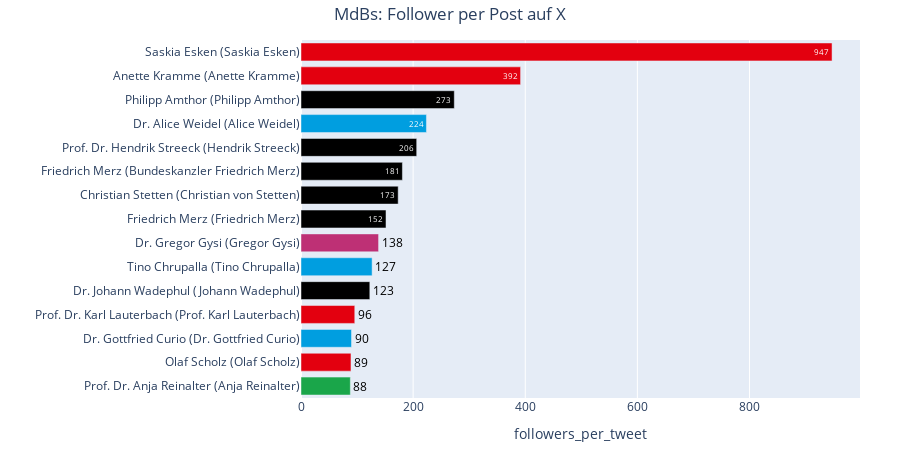

Write notebook code for a chart like this one.
### Code cell
plot_party_hbar(
    df_profiles, 
    'name', 
    'followers_per_tweet', 
    top_n=15, 
    title=f'MdBs: Follower per Post auf X'
)

### Figure 1 — Plotly figure (JSON) as saved in the notebook; plotly's stock layout.template omitted (floating-point values rounded to 4 significant figures)
{"data": [{"cliponaxis": false, "customdata": [["SPD", "Saskia Esken", "Saskia Esken"], ["SPD", "Anette Kramme", "Anette Kramme"], ["CDU/CSU", "Philipp Amthor", "Philipp Amthor"], ["AFD", "Alice Weidel", "Dr. Alice Weidel"], ["CDU/CSU", "Hendrik Streeck", "Prof. Dr. Hendrik Streeck"], ["CDU/CSU", "Bundeskanzler Friedrich Merz", "Friedrich Merz"], ["CDU/CSU", "Christian von Stetten", "Christian Stetten"], ["CDU/CSU", "Friedrich Merz", "Friedrich Merz"], ["DIE LINKE.", "Gregor Gysi", "Dr. Gregor Gysi"], ["AFD", "Tino Chrupalla", "Tino Chrupalla"], ["CDU/CSU", "Johann Wadephul", "Dr. Johann Wadephul"], ["SPD", "Prof. Karl Lauterbach", "Prof. Dr. Karl Lauterbach"], ["AFD", "Dr. Gottfried Curio", "Dr. Gottfried Curio"], ["SPD", "Olaf Scholz", "Olaf Scholz"], ["BÜNDNIS 90/DIE GRÜNEN", "Anja Reinalter", "Prof. Dr. Anja Reinalter"]], "hovertemplate": "Name: %{customdata[2]} (%{customdata[1]})<br>followers_per_tweet: %{x:,.0f}<br>partei_kurz: %{customdata[0]}<extra></extra>", "insidetextanchor": "end", "marker": {"color": ["#E3000F", "#E3000F", "#000000", "#009EE0", "#000000", "#000000", "#000000", "#000000", "#BE3075", "#009EE0", "#000000", "#E3000F", "#009EE0", "#E3000F", "#1AA64A"]}, "orientation": "h", "text": ["947", "392", "273", "224", "206", "181", "173", "152", "138", "127", "123", "96", "90", "89", "88"], "textfont": {"color": ["#FFFFFF", "#FFFFFF", "#FFFFFF", "#FFFFFF", "#FFFFFF", "#FFFFFF", "#FFFFFF", "#FFFFFF", "#000000", "#000000", "#000000", "#000000", "#000000", "#000000", "#000000"]}, "textposition": ["inside", "inside", "inside", "inside", "inside", "inside", "inside", "inside", "outside", "outside", "outside", "outside", "outside", "outside", "outside"], "texttemplate": "%{text}", "type": "bar", "x": [947.2, 391.7, 273.4, 223.8, 206.4, 180.9, 173.3, 151.6, 138.4, 126.8, 122.8, 95.91, 90.1, 89.15, 88.0], "y": ["Saskia Esken (Saskia Esken)", "Anette Kramme (Anette Kramme)", "Philipp Amthor (Philipp Amthor)", "Dr. Alice Weidel (Alice Weidel)", "Prof. Dr. Hendrik Streeck (Hendrik Streeck)", "Friedrich Merz (Bundeskanzler Friedrich Merz)", "Christian Stetten (Christian von Stetten)", "Friedrich Merz (Friedrich Merz)", "Dr. Gregor Gysi (Gregor Gysi)", "Tino Chrupalla (Tino Chrupalla)", "Dr. Johann Wadephul (Johann Wadephul)", "Prof. Dr. Karl Lauterbach (Prof. Karl Lauterbach)", "Dr. Gottfried Curio (Dr. Gottfried Curio)", "Olaf Scholz (Olaf Scholz)", "Prof. Dr. Anja Reinalter (Anja Reinalter)"]}], "layout": {"bargap": 0.25, "height": 450, "margin": {"b": 10, "l": 10, "r": 40, "t": 40}, "title": {"text": "MdBs: Follower per Post auf X", "x": 0.5}, "xaxis": {"title": {"text": "followers_per_tweet"}}, "yaxis": {"categoryarray": ["Prof. Dr. Anja Reinalter (Anja Reinalter)", "Olaf Scholz (Olaf Scholz)", "Dr. Gottfried Curio (Dr. Gottfried Curio)", "Prof. Dr. Karl Lauterbach (Prof. Karl Lauterbach)", "Dr. Johann Wadephul (Johann Wadephul)", "Tino Chrupalla (Tino Chrupalla)", "Dr. Gregor Gysi (Gregor Gysi)", "Friedrich Merz (Friedrich Merz)", "Christian Stetten (Christian von Stetten)", "Friedrich Merz (Bundeskanzler Friedrich Merz)", "Prof. Dr. Hendrik Streeck (Hendrik Streeck)", "Dr. Alice Weidel (Alice Weidel)", "Philipp Amthor (Philipp Amthor)", "Anette Kramme (Anette Kramme)", "Saskia Esken (Saskia Esken)"], "categoryorder": "array", "title": {"text": ""}}}}
